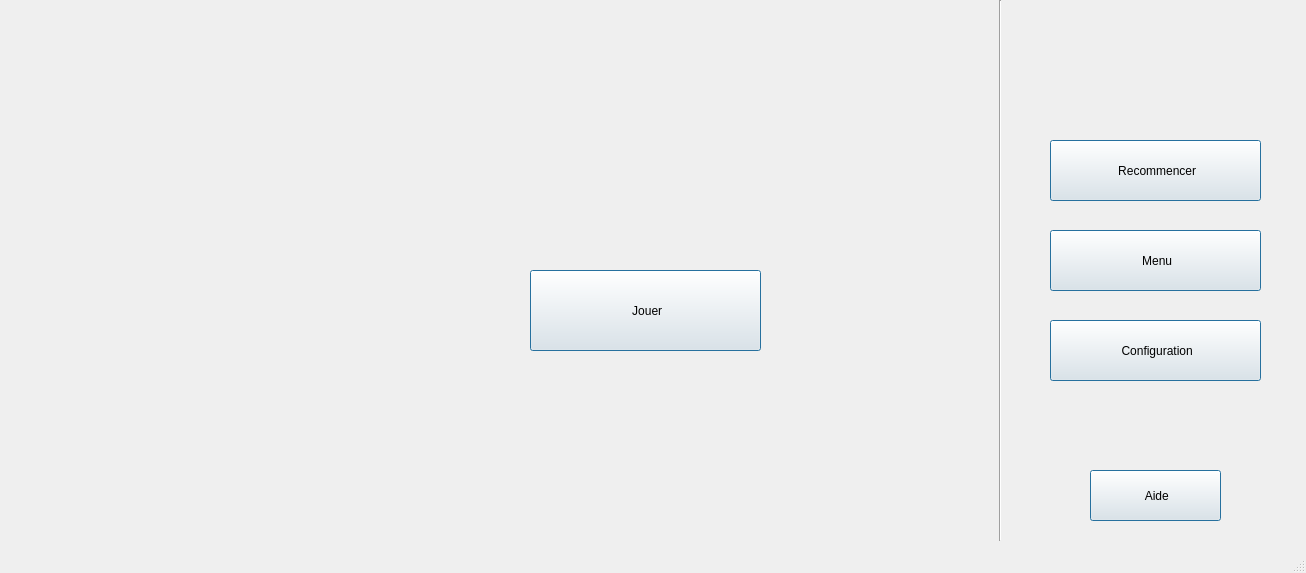
<?xml version="1.0" encoding="UTF-8"?>
<ui version="4.0">
 <class>MainWindow</class>
 <widget class="QMainWindow" name="MainWindow">
  <property name="geometry">
   <rect>
    <x>0</x>
    <y>0</y>
    <width>1306</width>
    <height>573</height>
   </rect>
  </property>
  <property name="cursor">
   <cursorShape>ArrowCursor</cursorShape>
  </property>
  <property name="windowTitle">
   <string>MainWindow</string>
  </property>
  <property name="toolButtonStyle">
   <enum>Qt::ToolButtonTextBesideIcon</enum>
  </property>
  <widget class="QWidget" name="centralwidget">
   <widget class="QPushButton" name="bRecommencerNiv">
    <property name="geometry">
     <rect>
      <x>1050</x>
      <y>140</y>
      <width>211</width>
      <height>61</height>
     </rect>
    </property>
    <property name="cursor">
     <cursorShape>PointingHandCursor</cursorShape>
    </property>
    <property name="text">
     <string> Recommencer</string>
    </property>
    <property name="autoDefault">
     <bool>false</bool>
    </property>
    <property name="default">
     <bool>true</bool>
    </property>
    <property name="flat">
     <bool>false</bool>
    </property>
   </widget>
   <widget class="QPushButton" name="bMenu">
    <property name="geometry">
     <rect>
      <x>1050</x>
      <y>230</y>
      <width>211</width>
      <height>61</height>
     </rect>
    </property>
    <property name="cursor">
     <cursorShape>PointingHandCursor</cursorShape>
    </property>
    <property name="text">
     <string> Menu</string>
    </property>
    <property name="autoDefault">
     <bool>false</bool>
    </property>
    <property name="default">
     <bool>true</bool>
    </property>
   </widget>
   <widget class="QPushButton" name="bOptions">
    <property name="geometry">
     <rect>
      <x>1050</x>
      <y>320</y>
      <width>211</width>
      <height>61</height>
     </rect>
    </property>
    <property name="cursor">
     <cursorShape>PointingHandCursor</cursorShape>
    </property>
    <property name="text">
     <string> Configuration</string>
    </property>
    <property name="autoDefault">
     <bool>false</bool>
    </property>
    <property name="default">
     <bool>true</bool>
    </property>
   </widget>
   <widget class="QPushButton" name="bJouer">
    <property name="geometry">
     <rect>
      <x>530</x>
      <y>270</y>
      <width>231</width>
      <height>81</height>
     </rect>
    </property>
    <property name="cursor">
     <cursorShape>PointingHandCursor</cursorShape>
    </property>
    <property name="text">
     <string> Jouer</string>
    </property>
    <property name="default">
     <bool>true</bool>
    </property>
   </widget>
   <widget class="Line" name="line">
    <property name="enabled">
     <bool>true</bool>
    </property>
    <property name="geometry">
     <rect>
      <x>990</x>
      <y>0</y>
      <width>21</width>
      <height>541</height>
     </rect>
    </property>
    <property name="font">
     <font>
      <family>DejaVu Sans</family>
      <pointsize>12</pointsize>
      <weight>75</weight>
      <bold>true</bold>
     </font>
    </property>
    <property name="orientation">
     <enum>Qt::Vertical</enum>
    </property>
   </widget>
   <widget class="QPushButton" name="bAide">
    <property name="geometry">
     <rect>
      <x>1090</x>
      <y>470</y>
      <width>131</width>
      <height>51</height>
     </rect>
    </property>
    <property name="cursor">
     <cursorShape>PointingHandCursor</cursorShape>
    </property>
    <property name="text">
     <string> Aide</string>
    </property>
    <property name="default">
     <bool>true</bool>
    </property>
   </widget>
  </widget>
  <widget class="QMenuBar" name="menubar">
   <property name="geometry">
    <rect>
     <x>0</x>
     <y>0</y>
     <width>1306</width>
     <height>22</height>
    </rect>
   </property>
  </widget>
  <widget class="QStatusBar" name="statusbar"/>
 </widget>
 <resources/>
 <connections/>
</ui>
